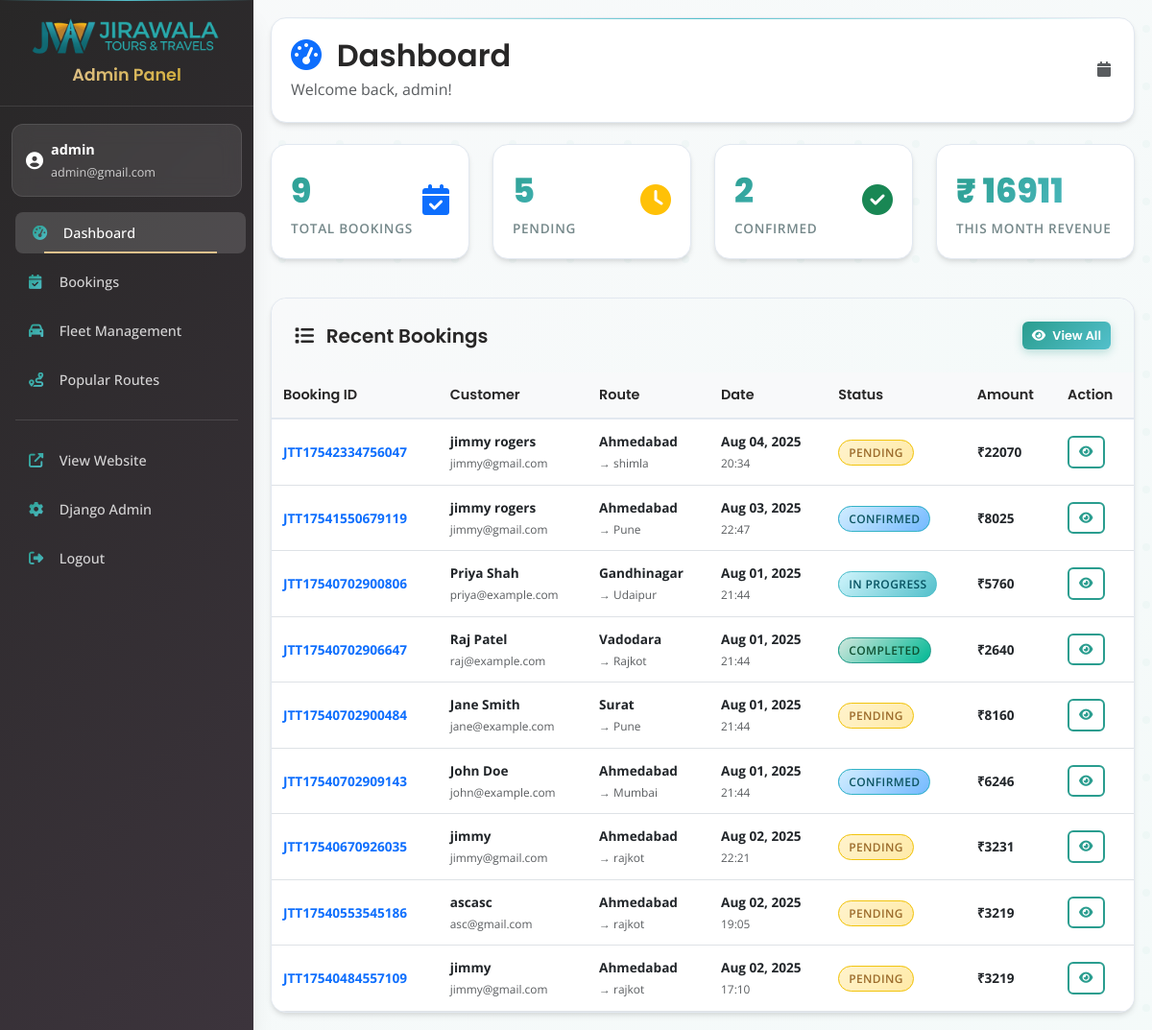
Page /admin-panel/dashboard/ (signed in) on the committed database.
### booking/models.py (models this page shows, shortened)
class Inquiry(models.Model):
    TRIP_CHOICES = [
        ("one-way", "One Way"),
        ("round-trip", "Round Trip"),
        ("city", "City Roaming"),
    ]
    STATUS_CHOICES = [
        ('pending', 'Pending'),
        ('confirmed', 'Confirmed'),
        ('in_progress', 'In Progress'),
        ('completed', 'Completed'),
        ('cancelled', 'Cancelled'),
    ]
    name = models.CharField(max_length=100)
    email = models.EmailField(validators=[EmailValidator()])
    number = models.CharField(max_length=15)
    origin = models.CharField(max_length=100, help_text="Pickup location")
    destination = models.CharField(max_length=100, help_text="Drop-off location")
    datetime = models.DateTimeField(help_text="Pickup date and time")
    return_datetime = models.DateTimeField(null=True, blank=True, help_text="Return date and time (for round trips)")
    car_type = models.ForeignKey(CarType, on_delete=models.SET_NULL, null=True)
    assigned_car = models.ForeignKey(Car, on_delete=models.SET_NULL, null=True, blank=True)
    trip_type = models.CharField(max_length=20, choices=TRIP_CHOICES, default='one-way')
    distance_km = models.DecimalField(max_digits=5, decimal_places=2)
    price = models.DecimalField(max_digits=8, decimal_places=2)
    special_requests = models.TextField(blank=True, null=True)
    status = models.CharField(max_length=20, choices=STATUS_CHOICES, default='pending')
    booking_id = models.CharField(max_length=20, unique=True, help_text="Unique booking identifier")
    created_at = models.DateTimeField(auto_now_add=True)
    updated_at = models.DateTimeField(auto_now=True)
    is_active = models.BooleanField(default=True)
    admin_notes = models.TextField(blank=True, null=True, help_text="Internal notes for admin use")
    class Meta:
        ordering = ['-created_at']
        verbose_name = "Booking Inquiry"
        verbose_name_plural = "Booking Inquiries"

### booking/views.py (the view)
# urls.py: path('admin-panel/dashboard/', custom_admin_dashboard, name='custom_admin_dashboard'),
@login_required
@user_passes_test(is_admin_user)
def custom_admin_dashboard(request):
    try:
        total_bookings = Inquiry.objects.count()
        pending_bookings = Inquiry.objects.filter(status='pending').count()
        confirmed_bookings = Inquiry.objects.filter(status='confirmed').count()
        completed_bookings = Inquiry.objects.filter(status='completed').count()
        recent_bookings = []
        try:
            with connection.cursor() as cursor:
                cursor.execute("""
                    SELECT
                        id, booking_id, name, email, origin, destination,
                        datetime, status, CAST(price AS DECIMAL(10,2)) as safe_price,
                        created_at
                    FROM booking_inquiry
                    ORDER BY created_at DESC
                    LIMIT 10
                """)
                raw_bookings = cursor.fetchall()
                for row in raw_bookings:
                    try:
                        booking_data = {
                            'id': row[0],
                            'booking_id': str(row[1]) if row[1] else '',
                            'name': str(row[2]) if row[2] else '',
                            'email': str(row[3]) if row[3] else '',
                            'origin': str(row[4]) if row[4] else '',
                            'destination': str(row[5]) if row[5] else '',
                            'datetime': row[6],
                            'status': str(row[7]) if row[7] else 'pending',
                            'price': float(row[8]) if row[8] is not None else 0,
                            'created_at': row[9],
                        }
                        status_choices = dict(Inquiry.STATUS_CHOICES)
                        booking_data['get_status_display'] = status_choices.get(booking_data['status'], booking_data['status'].title())
                        booking_data['detail_url'] = '/custom-admin/bookings/{}/'.format(booking_data['id'])
                        recent_bookings.append(booking_data)
                    except Exception as booking_error:
                        logger.error("Error processing booking {}: {}".format(row[0], str(booking_error)))
                        continue
        except Exception as bookings_error:
            logger.error("Error loading recent bookings: {}".format(str(bookings_error)))
            recent_bookings = []
        current_month = timezone.now().replace(day=1, hour=0, minute=0, second=0, microsecond=0)
        monthly_bookings = Inquiry.objects.filter(created_at__gte=current_month).count()
        monthly_revenue = 0
        try:
            with connection.cursor() as cursor:
                cursor.execute("""
                    SELECT COALESCE(SUM(CAST(price AS DECIMAL(10,2))), 0) as total_revenue
                    FROM booking_inquiry
                    WHERE created_at >= %s
                    AND price IS NOT NULL
                    AND price != ''
                    AND status IN ('confirmed', 'completed')
                """, [current_month])
                result = cursor.fetchone()
                if result and result[0] is not None:
                    monthly_revenue = float(result[0])
                else:
                    monthly_revenue = 0
        except Exception as revenue_error:
            logger.error("Error calculating monthly revenue: {}".format(str(revenue_error)))
            monthly_revenue = 0
        context = {
            'total_bookings': total_bookings,
            'pending_bookings': pending_bookings,
            'confirmed_bookings': confirmed_bookings,
            'completed_bookings': completed_bookings,
            'recent_bookings': recent_bookings,
            'monthly_bookings': monthly_bookings,
            'monthly_revenue': monthly_revenue,
            'user': request.user,
        }
        return render(request, 'custom_admin/dashboard.html', context)
    except Exception as e:
        logger.error("Error in admin dashboard: {}".format(str(e)))
        logger.error("Traceback: {}".format(traceback.format_exc()))
        context = {
            'total_bookings': 0,
            'pending_bookings': 0,
            'confirmed_bookings': 0,
            'completed_bookings': 0,
            'recent_bookings': [],
            'monthly_bookings': 0,
            'monthly_revenue': 0,
            'user': request.user,
        }
        messages.error(request, 'Error loading dashboard data. Please check the server logs.')
        return render(request, 'custom_admin/dashboard.html', context)

### booking/views.py (called while the page is built)
def is_admin_user(user):
    return user.is_authenticated and (user.is_superuser or user.is_staff)

### templates/custom_admin/dashboard.html (shortened to what this page needs)
{% extends 'custom_admin/base.html' %}
{% block content %}
<div class="page-header">
    <div class="d-flex justify-content-between align-items-center">
        <div>
            <h2 class="mb-1">
                <i class="fas fa-tachometer-alt text-primary me-2"></i>
                Dashboard
            </h2>
            <p class="text-muted mb-0">Welcome back, {{ user.first_name|default:user.username }}!</p>
        </div>
        <div class="text-muted">
            <i class="fas fa-calendar me-1"></i>
        </div>
    </div>
</div>
<div class="row mb-4">
    <div class="col-md-3 mb-3">
        <div class="stats-card">
            <div class="d-flex justify-content-between align-items-center">
                <div>
                    <div class="stats-number">{{ total_bookings }}</div>
                    <div class="stats-label">Total Bookings</div>
                </div>
                <div class="text-primary">
                    <i class="fas fa-calendar-check fa-2x"></i>
                </div>
            </div>
        </div>
    </div>
    <div class="col-md-3 mb-3">
        <div class="stats-card">
            <div class="d-flex justify-content-between align-items-center">
                <div>
                    <div class="stats-number text-warning">{{ pending_bookings }}</div>
                    <div class="stats-label">Pending</div>
                </div>
                <div class="text-warning">
                    <i class="fas fa-clock fa-2x"></i>
                </div>
            </div>
        </div>
    </div>
    <div class="col-md-3 mb-3">
        <div class="stats-card">
            <div class="d-flex justify-content-between align-items-center">
                <div>
                    <div class="stats-number text-success">{{ confirmed_bookings }}</div>
                    <div class="stats-label">Confirmed</div>
                </div>
                <div class="text-success">
                    <i class="fas fa-check-circle fa-2x"></i>
                </div>
            </div>
        </div>
    </div>
    <div class="col-md-3 mb-3">
        <div class="stats-card">
            <div class="d-flex justify-content-between align-items-center">
                <div>
                    <div class="stats-number text-info">₹ {{ monthly_revenue|floatformat:0 }}</div>
                    <div class="stats-label">This Month Revenue</div>
                </div>
            </div>
        </div>
    </div>
</div>
<div class="table-card">
    <div class="card-header bg-white border-0 p-4">
        <div class="d-flex justify-content-between align-items-center">
            <h5 class="mb-0">
                <i class="fas fa-list me-2"></i>
                Recent Bookings
            </h5>
            <a href="{% url 'custom_admin_bookings' %}" class="btn btn-primary btn-sm">
                <i class="fas fa-eye me-1"></i>
                View All
            </a>
        </div>
    </div>
    <div class="table-responsive">
        <table class="table table-hover mb-0">
            <thead class="table-light">
                <tr>
                    <th>Booking ID</th>
                    <th>Customer</th>
                    <th>Route</th>
                    <th>Date</th>
                    <th>Status</th>
                    <th>Amount</th>
                    <th>Action</th>
                </tr>
            </thead>
            <tbody>
                {% for booking in recent_bookings %}
                <tr>
                    <td>
                        <strong class="text-primary">{{ booking.booking_id }}</strong>
                    </td>
                    <td>
                        <div>
                            <strong>{{ booking.name }}</strong><br>
                            <small class="text-muted">{{ booking.email }}</small>
                        </div>
                    </td>
                    <td>
                        <div>
                            <strong>{{ booking.origin }}</strong><br>
                            <small class="text-muted">→ {{ booking.destination }}</small>
                        </div>
                    </td>
                    <td>
                        <div>
                            <strong>{{ booking.datetime|date:"M d, Y" }}</strong><br>
                            <small class="text-muted">{{ booking.datetime|time:"H:i" }}</small>
                        </div>
                    </td>
                    <td>
                        <span class="status-badge status-{{ booking.status }}">
                            {{ booking.get_status_display }}
                        </span>
                    </td>
                    <td>
                        <strong>₹{{ booking.price|floatformat:0 }}</strong>
                    </td>
                    <td>
                        <a href="{% url 'custom_admin_booking_detail' booking.id %}"
                           class="btn btn-sm btn-outline-primary">
                            <i class="fas fa-eye"></i>
                        </a>
                    </td>
                </tr>
                {% endfor %}
            </tbody>
        </table>
    </div>
</div>
{% endblock %}

### templates/custom_admin/base.html (shortened to what this page needs)
<!DOCTYPE html>
{% load static %}
<html lang="en">
<head>
    <link href="https://cdn.jsdelivr.net/npm/bootstrap@5.3.0/dist/css/bootstrap.min.css" rel="stylesheet">
    <link href="https://cdnjs.cloudflare.com/ajax/libs/font-awesome/6.4.0/css/all.min.css" rel="stylesheet">
</head>
<body>
    <div class="d-flex">
        <div class="sidebar">
            <a href="{% url 'custom_admin_dashboard' %}" class="brand-logo">
                <img src="/static/img/JiraWala1-nobg-blue.png" alt="Jirawala Tours & Travels" class="sidebar-logo">
                <span class="brand-text">Admin Panel</span>
            </a>
            {% if user.is_authenticated %}
            <div class="user-info">
                <div class="d-flex align-items-center">
                    <div>
                        <div class="fw-bold">{{ user.first_name|default:user.username }}</div>
                        <small class="opacity-75">{{ user.email }}</small>
                    </div>
                </div>
            </div>
            {% endif %}
            <nav class="nav flex-column">
                <a class="nav-link {% if request.resolver_match.url_name == 'custom_admin_dashboard' %}active{% endif %}"
                   href="{% url 'custom_admin_dashboard' %}">
                    <i class="fas fa-tachometer-alt"></i> Dashboard
                </a>
                <a class="nav-link {% if 'booking' in request.resolver_match.url_name %}active{% endif %}"
                   href="{% url 'custom_admin_bookings' %}">
                    <i class="fas fa-calendar-check"></i> Bookings
                </a>
                <a class="nav-link {% if request.resolver_match.url_name == 'custom_admin_cars' %}active{% endif %}"
                   href="{% url 'custom_admin_cars' %}">
                    <i class="fas fa-car"></i> Fleet Management
                </a>
                <a class="nav-link {% if request.resolver_match.url_name == 'custom_admin_routes' %}active{% endif %}"
                   href="{% url 'custom_admin_routes' %}">
                    <i class="fas fa-route"></i> Popular Routes
                </a>
                <hr class="text-white-50 mx-3">
                <a class="nav-link" href="{% url 'home' %}" target="_blank">
                    <i class="fas fa-external-link-alt"></i> View Website
                </a>
                <a class="nav-link" href="/admin/" target="_blank">
                    <i class="fas fa-cog"></i> Django Admin
                </a>
                <a class="nav-link" href="{% url 'custom_admin_logout' %}">
                    <i class="fas fa-sign-out-alt"></i> Logout
                </a>
            </nav>
        </div>
        <div class="main-content flex-grow-1">
            {% block content %}
            {% endblock %}
        </div>
    </div>
</body>
</html>

### rows in the picture
Inquiry: booking_id "JTT17542334756047", name "jimmy rogers", email "jimmy@gmail.com", origin "Ahmedabad", destination "shimla", datetime "Aug 04, 2025", datetime "20:34", status "PENDING", price "22070"
Inquiry: booking_id "JTT17541550679119", name "jimmy rogers", email "jimmy@gmail.com", origin "Ahmedabad", destination "Pune", datetime "Aug 03, 2025", datetime "22:47", status "CONFIRMED", price "8025"
Inquiry: booking_id "JTT17540702900806", name "Priya Shah", email "priya@example.com", origin "Gandhinagar", destination "Udaipur", datetime "Aug 01, 2025", datetime "21:44", status "IN PROGRESS", price "5760"
Inquiry: booking_id "JTT17540702906647", name "Raj Patel", email "raj@example.com", origin "Vadodara", destination "Rajkot", datetime "Aug 01, 2025", datetime "21:44", status "COMPLETED", price "2640"
Inquiry: booking_id "JTT17540702900484", name "Jane Smith", email "jane@example.com", origin "Surat", destination "Pune", datetime "Aug 01, 2025", datetime "21:44", status "PENDING", price "8160"
Inquiry: booking_id "JTT17540702909143", name "John Doe", email "john@example.com", origin "Ahmedabad", destination "Mumbai", datetime "Aug 01, 2025", datetime "21:44", status "CONFIRMED", price "6246"
Inquiry: booking_id "JTT17540670926035", name "jimmy", email "jimmy@gmail.com", origin "Ahmedabad", destination "rajkot", datetime "Aug 02, 2025", datetime "22:21", status "PENDING", price "3231"
Inquiry: booking_id "JTT17540553545186", name "ascasc", email "asc@gmail.com", origin "Ahmedabad", destination "rajkot", datetime "Aug 02, 2025", datetime "19:05", status "PENDING", price "3219"
Inquiry: booking_id "JTT17540484557109", name "jimmy", email "jimmy@gmail.com", origin "Ahmedabad", destination "rajkot", datetime "Aug 02, 2025", datetime "17:10", status "PENDING", price "3219"

### other values in the picture
{{ user.first_name|default:user.username }} "admin"
{{ user.email }} "admin@gmail.com"
{{ total_bookings }} "9"
{{ pending_bookings }} "5"
{{ confirmed_bookings }} "2"
{{ monthly_revenue|floatformat:0 }} "16911"
